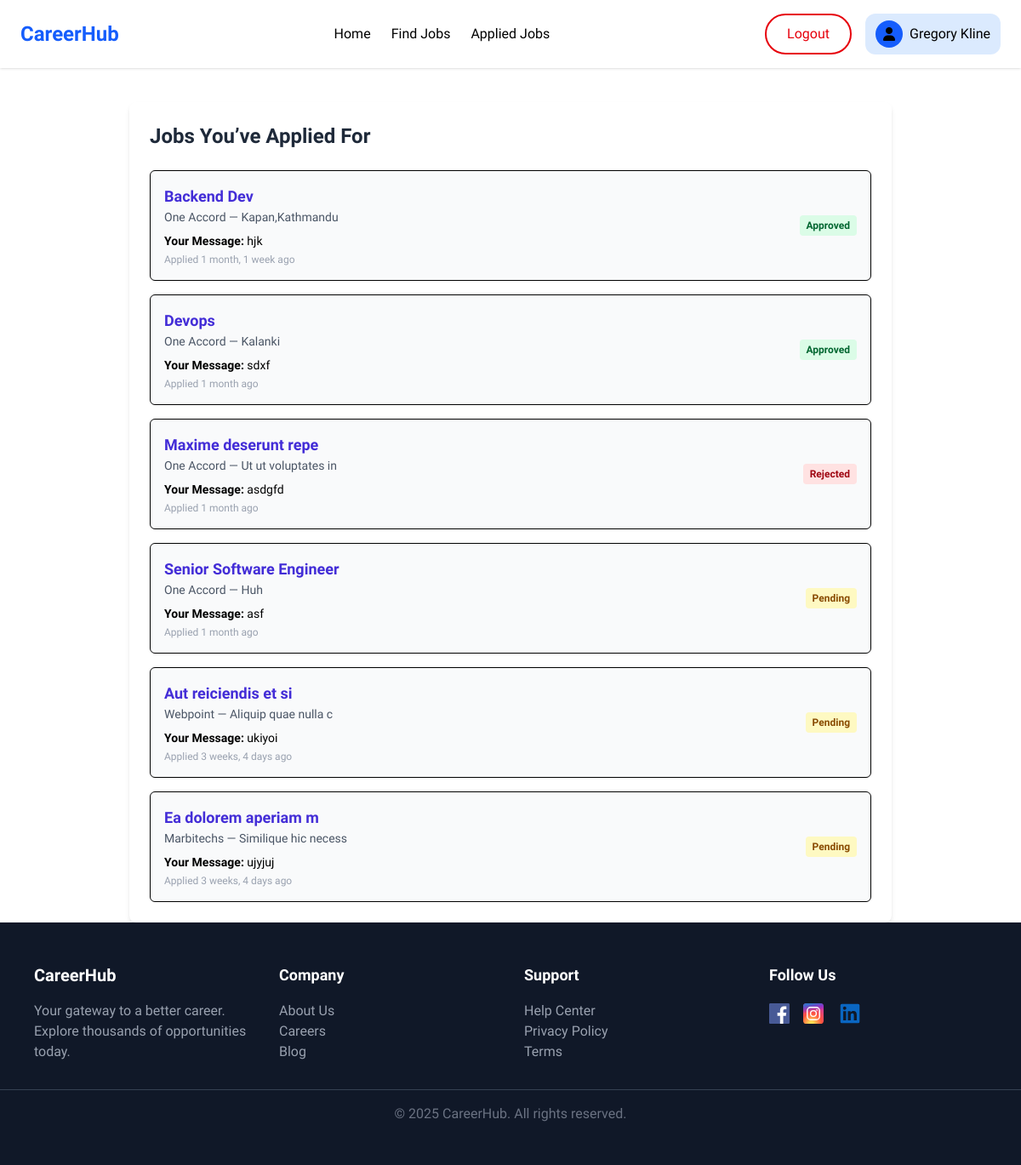
The page /applied/ (signed in) on the database as committed earlier.
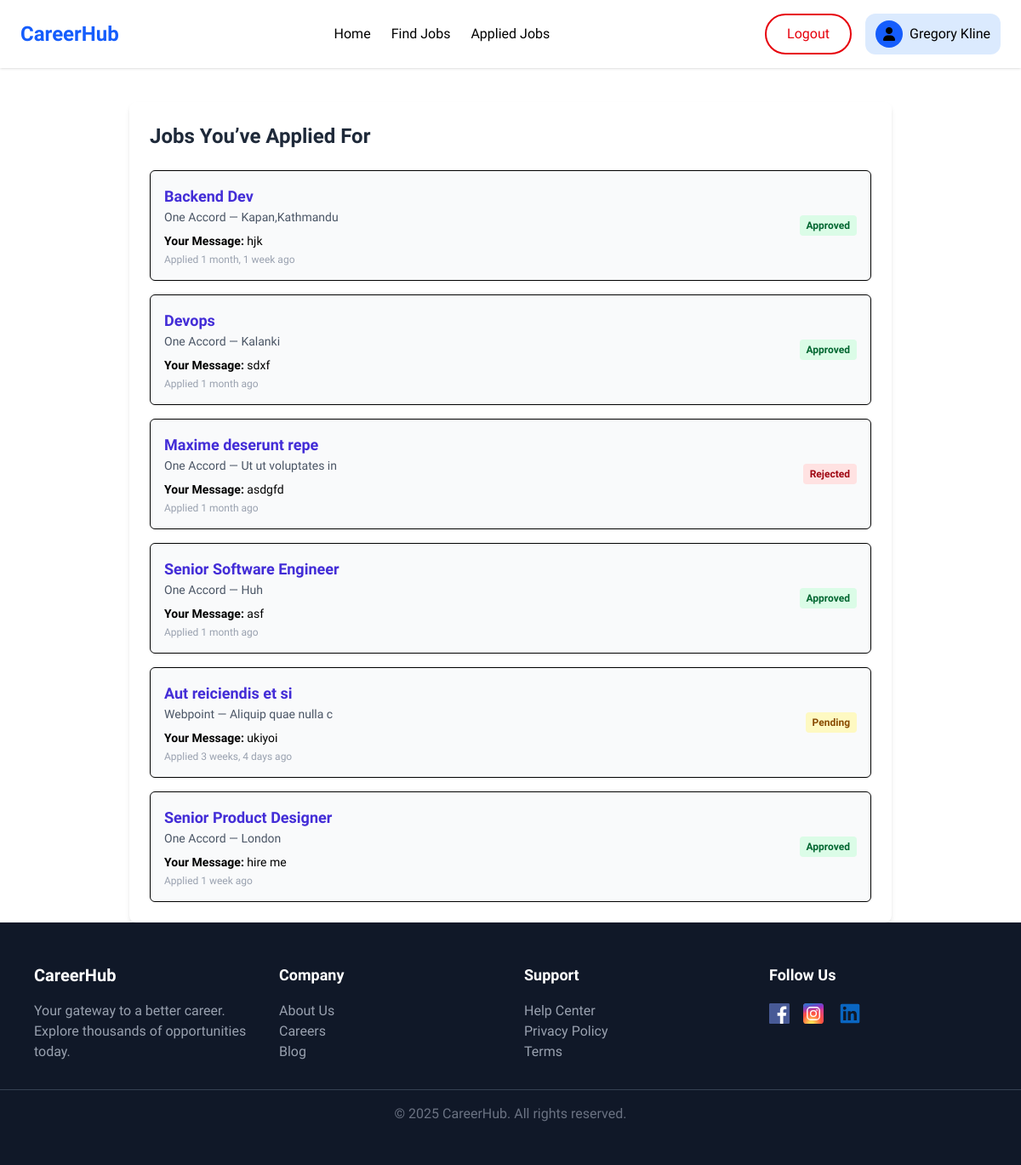
The same page on the database as committed later.
### job_portal/models.py (models this page shows, shortened)
class Application(models.Model):
    STATUS_CHOICES = [
        ('pending', 'Pending'),
        ('approved', 'Approved'),
        ('rejected', 'Rejected'),
    ]
    job = models.ForeignKey('JobPost', on_delete=models.CASCADE)
    applicant = models.ForeignKey(JobSeekerProfile, on_delete=models.CASCADE)
    message = models.TextField(blank=True)
    applied_at = models.DateTimeField(auto_now_add=True)
    status = models.CharField(max_length=10, choices=STATUS_CHOICES, default='pending')

class JobPost(models.Model):
    company = models.ForeignKey(CompanyProfile, on_delete=models.CASCADE)
    title = models.CharField(max_length=255)
    description = models.TextField()
    location = models.CharField(max_length=255, blank=True, null=True)
    salary = models.DecimalField(max_digits=10, decimal_places=2, blank=True, null=True)
    working_hours=models.CharField(max_length=100, blank=True, null=True)
    posted = models.DateTimeField(auto_now_add=True)

class CompanyProfile(models.Model):
    user = models.OneToOneField(User, on_delete=models.CASCADE,null=True, blank=True,related_name='company_profile')
    company_name = models.CharField(max_length=255, blank=True, null=True)
    company_description = models.TextField(blank=True, null=True)

### job_portal/views.py (the view)
# urls.py: path('applied/', v.applied, name="applied"),
def applied(request):
    if not request.user.is_authenticated:
        return redirect('login')
    try:
        profile = JobSeekerProfile.objects.get(user=request.user)
    except JobSeekerProfile.DoesNotExist:
        messages.error(request, "Job seeker profile not found.")
        return redirect('index')
    applications = Application.objects.filter(applicant=profile).select_related('job', 'job__company')
    return render(request, "applied.html", {"applications": applications})

### job_portal/context_processors.py (called while the page is built)
def user_role(request):
    role = None
    if request.user.is_authenticated:
        if JobSeekerProfile.objects.filter(user=request.user).exists():
            role = 'jobseeker'
        elif CompanyProfile.objects.filter(user=request.user).exists():
            role = 'employer'
        else:
            role = 'user'
    return {
        'user_role': role
    }

### job_portal/templates/applied.html
{% extends "common/layout.html" %}
{% load humanize %}
{% block content %}
<div class="max-w-4xl mx-auto mt-10 p-6 bg-white rounded-lg shadow-md">
  <h2 class="text-xl md:text-2xl font-semibold mb-6 text-gray-800">Jobs You’ve Applied For</h2>
  {% if applications %}
    <div class="space-y-4">
      {% for app in applications %}
        <div class="border p-4 rounded-md bg-gray-50 flex justify-between items-center">
         <span>
          <h3 class="text-sm md:text-lg font-bold text-indigo-700">{{ app.job.title }}</h3>
          <p class="text-xs md:text-sm text-gray-600">{{ app.job.company.company_name }} — {{ app.job.location }}</p>
          <p class="text-xs md:text-sm mt-2"><strong>Your Message:</strong> {{ app.message }}</p>
          <p class="text-xs md:text-xs text-gray-400 mt-1">Applied {{ app.applied_at|naturaltime }}</p>
         </span>
          <span class="inline-block h-6 flex items-center px-2 py-1 rounded text-xs font-semibold
              {% if app.status == 'approved' %}
                bg-green-100 text-green-800
              {% elif app.status == 'rejected' %}
                bg-red-100 text-red-800
              {% else %}
                bg-yellow-100 text-yellow-800
              {% endif %}
          ">
            {{ app.status|title }}
          </span>
        </div>
      {% endfor %}
    </div>
  {% else %}
    <p class="text-center text-gray-500">You haven’t applied for any jobs yet.</p>
  {% endif %}
</div>
{% endblock %}

Rows that differ between the two databases and show on the page:
removed Application: job "Ea dolorem aperiam m", job.company.company_name "Marbitechs", job.location "Similique hic necess", message "ujyjuj", applied_at "3 weeks, 4 days ago", status "Pending"
changed Application "asf": status "Pending" → "Approved"
added Application: job "Senior Product Designer", job.company.company_name "One Accord", job.location "London", message "hire me", applied_at "1 week ago", status "Approved"
